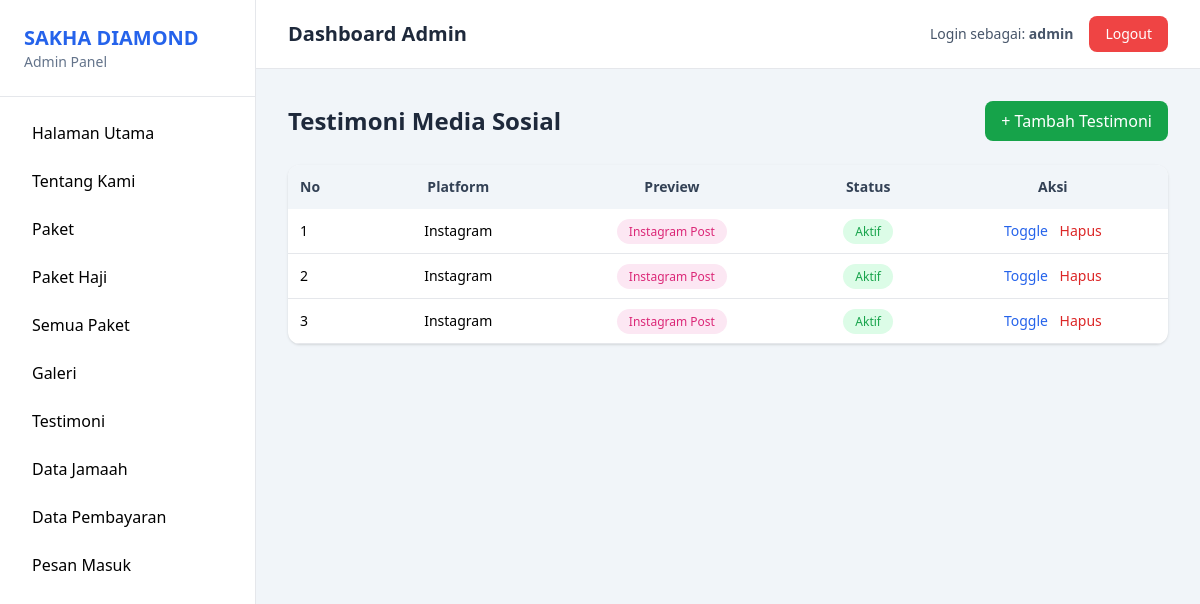
Page /Admin/dashboard.php?page=testimoni (signed in) on the committed database.
### tables this page shows
CREATE TABLE `testimoni_sosmed` (
  `id` int(11) NOT NULL,
  `platform` enum('instagram','tiktok') NOT NULL,
  `embed_url` text NOT NULL,
  `status` enum('aktif','nonaktif') DEFAULT 'aktif',
  `created_at` timestamp NOT NULL DEFAULT current_timestamp()
);

### Admin/testimoni.php (the view, shortened to what this page needs)
<?php
require_once "../config/koneksi.php";
$data = mysqli_query($conn, "
  SELECT * FROM testimoni_sosmed
  ORDER BY created_at DESC
");
?>
<div class="max-w-6xl mx-auto">
    <div class="flex justify-between items-center mb-6">
        <h1 class="text-2xl font-bold text-slate-800">
            Testimoni Media Sosial
        </h1>
        <a href="dashboard.php?page=testimoni_tambah"
            class="px-4 py-2 bg-green-600 text-white rounded-lg hover:bg-green-700">
            + Tambah Testimoni
        </a>
    </div>
    <div class="bg-white rounded-xl shadow overflow-x-auto">
        <table class="w-full text-sm">
            <thead class="bg-slate-100 text-slate-700">
                <tr>
                    <th class="p-3 text-left">No</th>
                    <th class="p-3">Platform</th>
                    <th class="p-3">Preview</th>
                    <th class="p-3">Status</th>
                    <th class="p-3">Aksi</th>
                </tr>
            </thead>
            <tbody>
                <?php $no = 1;
                while ($t = mysqli_fetch_assoc($data)) { ?>
                    <tr class="border-b">
                        <td class="p-3"><?= $no++; ?></td>
                        <td class="p-3 capitalize text-center">
                            <?= $t['platform']; ?>
                        </td>
                        <td class="p-3 text-center">
                            <?php if ($t['platform'] === 'instagram') { ?>
                                <span class="px-3 py-1 bg-pink-100 text-pink-600 rounded-full text-xs">
                                    Instagram Post
                                </span>
                            <?php } else { ?>
                                <span class="px-3 py-1 bg-slate-900 text-white rounded-full text-xs">
                                    TikTok Video
                                </span>
                            <?php } ?>
                        </td>
                        <td class="p-3 text-center">
                            <?php if ($t['status'] === 'aktif') { ?>
                                <span class="px-3 py-1 bg-green-100 text-green-600 rounded-full text-xs">
                                    Aktif
                                </span>
                            <?php } else { ?>
                                <span class="px-3 py-1 bg-gray-200 text-gray-600 rounded-full text-xs">
                                    Nonaktif
                                </span>
                            <?php } ?>
                        </td>
                        <td class="p-3 text-center space-x-2">
                            <a href="testimoni_status.php?id=<?= $t['id']; ?>"
                                class="text-blue-600 hover:underline text-sm">
                                Toggle
                            </a>
                            <a href="testimoni_hapus.php?id=<?= $t['id']; ?>"
                                onclick="return confirm('Hapus testimoni ini?')"
                                class="text-red-600 hover:underline text-sm">
                                Hapus
                            </a>
                        </td>
                    </tr>
                <?php } ?>
            </tbody>
        </table>
    </div>
</div>

### rows in the picture
testimoni_sosmed: platform "Instagram", shows "Instagram Post", status "Aktif"
testimoni_sosmed: platform "Instagram", shows "Instagram Post", status "Aktif"
testimoni_sosmed: platform "Instagram", shows "Instagram Post", status "Aktif"

### other values in the picture
$_SESSION['admin'] "admin"
